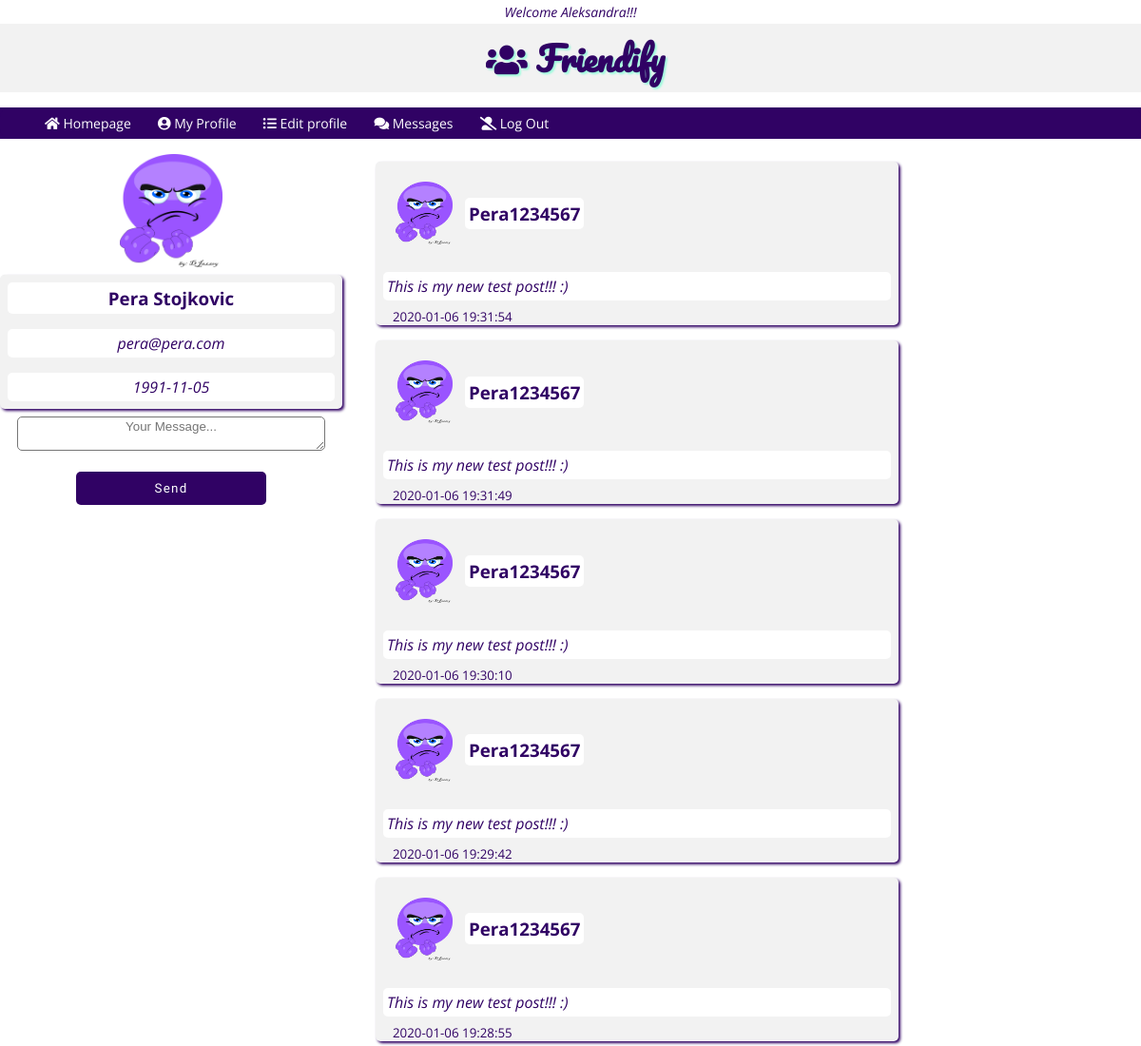
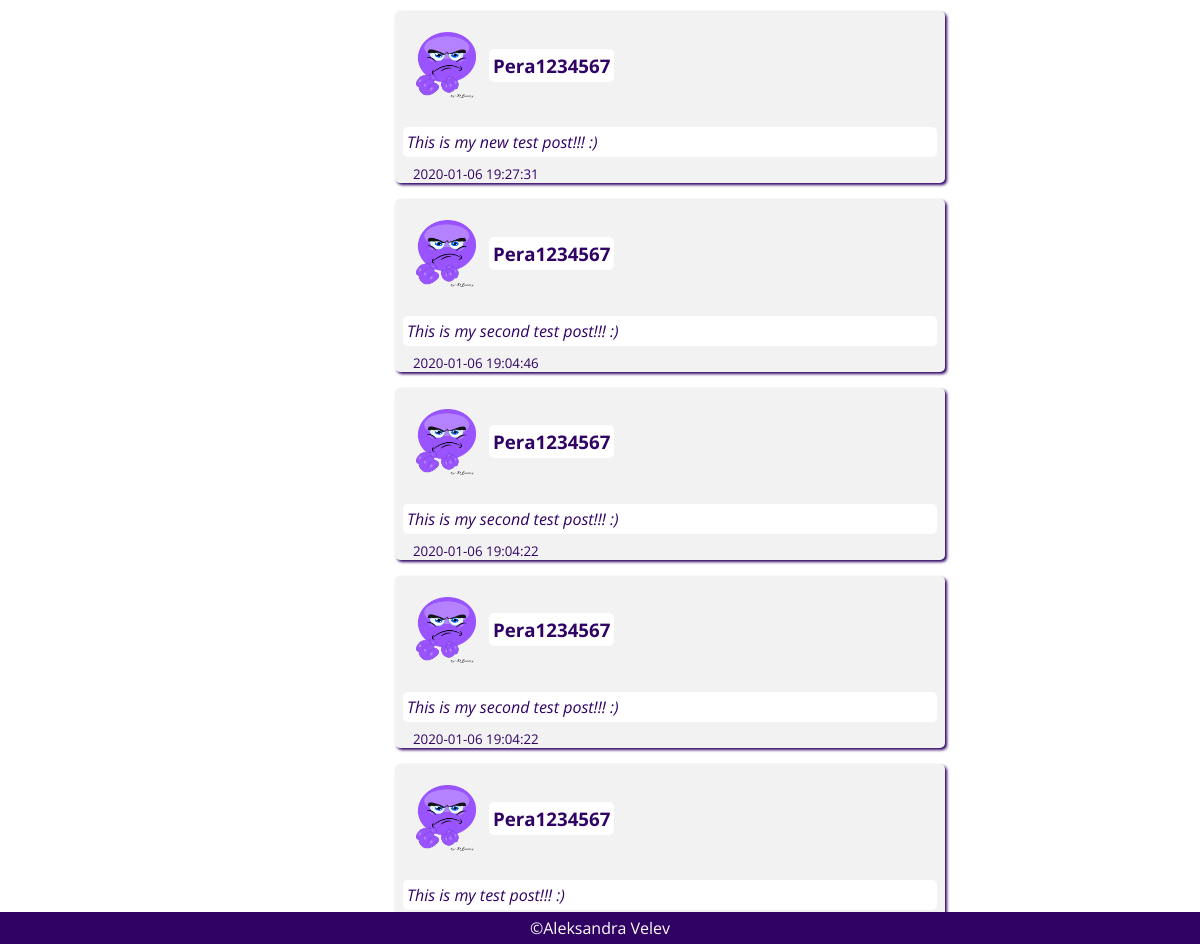
Screenshot of /networkPHP/my_profile.php?use_id=32 (signed in) with the database file from the repository (2 pictures, top to bottom).
### tables this page shows
CREATE TABLE IF NOT EXISTS `profile` (
  `id` int(10) UNSIGNED NOT NULL AUTO_INCREMENT,
  `user_id` int(10) UNSIGNED NOT NULL,
  `first_name` varchar(50) NOT NULL,
  `last_name` varchar(90) NOT NULL,
  `picture` varbinary(60150) DEFAULT NULL,
  `dob` date DEFAULT NULL,
  `city` varchar(50) DEFAULT NULL,
  `country` varchar(50) DEFAULT NULL,
  PRIMARY KEY (`id`),
  UNIQUE KEY `user_id` (`user_id`)
);

CREATE TABLE IF NOT EXISTS `user` (
  `id` int(10) UNSIGNED NOT NULL AUTO_INCREMENT,
  `username` varchar(50) NOT NULL,
  `email` varchar(50) NOT NULL,
  `password` varchar(50) NOT NULL,
  PRIMARY KEY (`id`)
);

### networkPHP/database/conection.php (called while the page is built, shortened)
<?php
class Dbconection
{
    public function connect()
    {
        $this->servername = 'localhost';
        $this->username = 'videoman';
        $this->password = 'videoman123';
        $this->database = 'network';
        $conn = new mysqli($this->servername, $this->username, $this->password, $this->database);
        return $conn;
    }
}
?>

### networkPHP/database/userdata.php (called while the page is built, shortened)
<?php
require_once 'conection.php';
class Userdata extends Dbconection
{
    public function selectPictureById($id)
    {
        $sql = "SELECT picture
                FROM profile
                WHERE user_id = '$id'";
        $result = $this->connect()->query($sql);
        $row = $result->fetch_assoc();
        $link = $row['picture'];
        return $link;
    }
    public function selectUserProfileDataById($id)
    {
        $sql = "SELECT *
                FROM profile
                INNER JOIN user
                ON user.id = profile.user_id
                WHERE profile.user_id = $id;
                ";
        $result = $this->connect()->query($sql);
        return $result;
    }
    public function selectPostDataById($id)
    {
        $sql = "SELECT post.user_id,post.post,user.username, post.created_at
                FROM post
                INNER JOIN user
                ON user.id = post.user_id
                WHERE post.user_id = $id
                ORDER BY post.created_at DESC;
                ";
        $result = $this->connect()->query($sql);
        return $result;
    }
}
?>

### networkPHP/database/view.php (the view, shortened to what this page needs)
<?php
require_once 'conection.php';
require_once 'userdata.php';
class View extends UpdateFollow
{
    public function viewPostById($id)
    {
        $posts = $this->selectPostDataById($id);
        if ($posts->num_rows == 0)
        {
            echo "<div class='err'>There is no posts to show! :( </div>";
        }
        else
        {
            while( $row = $posts->fetch_assoc() )
            {
                $username = $row['username'];
                $post = $row['post'];
                $created = $row['created_at'];
                $id = $row['user_id'];
                $link_pic = new Userdata();
                $link = $link_pic->selectPictureById($id);
                echo "<div class='flex'>";
                    echo "<div class='bc-wrap'>";
                        echo "<div class='row'>";
                            echo "<div class='row1'>";
                                echo "<div class='user-img'>";
                                if( empty($link)  )
                                    {
                                        echo "<img src='01.png'>";
                                    }
                                else
                                    {
                                        echo "<img src='$link'>";
                                    }
                                echo "</div>";
                                echo "<div class='username'>";
                                    echo "<h3>$username</h3>";
                                echo "</div>";
                            echo "</div>";
                        echo "</div>";
                        echo "<div class='bc-post'>";
                            echo "<p>$post</p>";
                        echo "</div>";
                        echo "<small>" . $created . "</small>";
                    echo "</div>";
                echo "</div>";
            }
        }
    }
    public function viewProfileDataById($id)
    {
        $profile_info = $this->selectUserProfileDataById($id);
        if ($profile_info->num_rows == 0)
        {
            echo "<div class='err'>There is no profile data to show! :( </div>";
        }
        else
        {
            while( $row = $profile_info->fetch_assoc() )
            {
                $f_name = $row['first_name'];
                $l_name = $row['last_name'];
                $dob = $row['dob'];
                $mail = $row['email'];
                echo "<div class='flex'>";
                    echo "<div class='bc-wrap'>";
                        echo "<div class='bc-post'>";
                            echo "<h3>$f_name $l_name</h3>";
                        echo "</div>";
                        echo "<div class='bc-post'>";
                            echo "<p>$mail</p>";
                        echo "</div>";
                        echo "<div class='bc-post'>";
                            echo "<p>$dob</p>";
                        echo "</div>";
                    echo "</div>";
                echo "</div>";
            }
        }
    }
}
?>

### networkPHP/my_profile.php (shortened to what this page needs)
<?php
    require_once 'header.php';
    require_once 'database/conection.php';
    require_once 'database/userdata.php';
    require_once 'database/view.php';
    $id = $_GET['use_id'];
?>
<?php
    $link_pic = new Userdata();
    $link = $link_pic->selectPictureById($id);
?>
    <div class='flex-2'>
        <div class='user-box'>
            <?php
                if( empty($link)  )
                {
                    echo "<img src='01.png'>";
                }
                else
                {
                    echo "<img src='$link'>";
                }
            ?>
            <div class='user-data'>
                <?php
                    $o1 = new View();
                    $a = $o1->viewProfileDataById($id);
                ?>
            </div>
            <form action="" method='POST'>
                <textarea name="msg" id="" cols="30" placeholder='Your Message...'></textarea>
                <br><br>
                <a href="my_profile.php">
                    <input type="submit" name='sendMsg' value='Send' class='btn sml'>
                </a>
            </form>
        </div>
        <div class='post-box'>
        <?php
            $o = new View();
            $a = $o->viewPostById($id);
        ?>
        </div>
    </div>
<?php
    require_once 'footer.php';
?>

### networkPHP/css/general.css (style rules this page uses)
body { margin: 0; padding: 0; font-family: 'Open Sans', sans-serif; }
* { box-sizing: border-box; }
:root { --light-grey:#f2f2f2; --light-grey-opacity:rgba(253, 253, 253, 0.842); --dark-grey:#1a1a1a; --white-color:#fff; --black-color:#000; --dgrey-color-opacity:rgba(26, 26, 26, 0.7); --tirquise-color:rgb(160, 251, 221); --purple-color:rgb(48, 2, 100); --orange-color:#ff8c1a; }

### networkPHP/css/header.css (style rules this page uses)
.flex { display: flex; justify-content: center; }

### networkPHP/css/content.css (style rules this page uses)
.bc-wrap { background-color: var(--light-grey); color: var(--dark-grey); border-radius: 5px; box-shadow: 2px 2px 3px var(--purple-color); width: 550px; margin: 8px 0; }
.row { display: flex; align-items: center; padding: 8px; }
.row1 { display: flex; align-items: center; padding: 8px; width: 68%; }
.username { padding: 8px; display:inline-block; text-align: center; }
.username h3 { margin:0; }
.bc-post { padding: 8px; }
.bc-wrap h3 , .bc-wrap p { color: var(--purple-color); background-color: var(--white-color); padding: 4px; margin:0; border-radius:5px; }
.bc-wrap p { font-style:italic; }
.user-img { display:inline-block; padding: 5px; }
.user-img img { width: 60px; }
.btn { color: var(--white-color); background-color: var(--purple-color); border:none; padding: 10px; border-radius:5px; font-family: 'Baloo Bhai', cursive; letter-spacing: 1.3px; width: 100%; }
small { padding:3px; margin: 0 0 15px 15px; color: var(--purple-color); }
.sml { width:200px; }
.flex-2 { display:flex; }

### networkPHP/css/profile.css (style rules this page uses)
.flex-2 { display: flex; align-content: center; }
.user-box { width: 30%; text-align: center; }
.user-box img { width: 30%; }
.post-box { margin-left: 35px; }
.user-box textarea { width: 90%; text-align: center; border-radius: 5px; font-family: Arial, Helvetica, sans-serif; }

### rows the page displays
profile: picture (picture), first_name "Pera", last_name "Stojkovic", user.email "pera@pera.com", dob "1991-11-05"

### other values shown
$_SESSION['name'] "Aleksandra"
$username "Pera1234567"
$post "This is my new test post!!! :)"
$created "2020-01-06 19:31:54"
$created "2020-01-06 19:31:49"
$created "2020-01-06 19:30:10"
$created "2020-01-06 19:29:42"
$created "2020-01-06 19:28:55"
$created "2020-01-06 19:27:31"
$post "This is my second test post!!! :)"
$created "2020-01-06 19:04:46"
$created "2020-01-06 19:04:22"
$post "This is my test post!!! :)"
